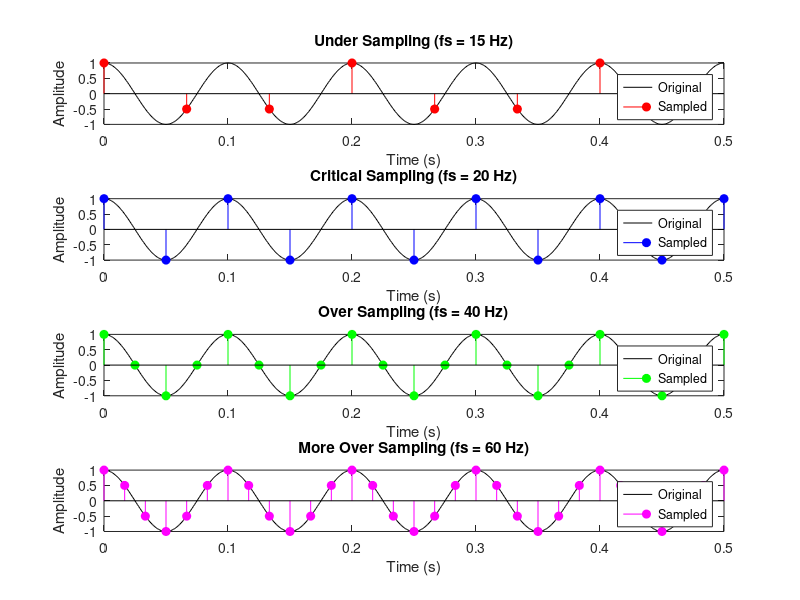

This figure's MATLAB source:
clc; clear; close all;

% Original signal parameters
fmax = 10;                  % Max frequency in signal
t = 0:0.001:0.5;            % Time vector
x = cos(2*pi*fmax*t);       % Original signal

% Case 1: Under Sampling (fs < 2*fmax)
fs1 = 15;                   % Sampling frequency
ts1 = 0:1/fs1:0.5;
x1 = cos(2*pi*fmax*ts1);

% Case 2: Nyquist Rate (fs = 2*fmax)
fs2 = 20;                   % Sampling frequency
ts2 = 0:1/fs2:0.5;
x2 = cos(2*pi*fmax*ts2);

% Case 3: Over Sampling (fs > 2*fmax)
fs3 = 40;                   % Sampling frequency
ts3 = 0:1/fs3:0.5;
x3 = cos(2*pi*fmax*ts3);

% Case 4: More Over Sampling (fs >> 2*fmax)
fs4 = 60;                   % Sampling frequency
ts4 = 0:1/fs4:0.5;
x4 = cos(2*pi*fmax*ts4);

% Plotting results
figure;
subplot(4,1,1);
plot(t,x,'k'); hold on;
stem(ts1,x1,'r','filled');
title('Under Sampling (fs = 15 Hz)');
xlabel('Time (s)'); ylabel('Amplitude');
legend('Original','Sampled');

subplot(4,1,2);
plot(t,x,'k'); hold on;
stem(ts2,x2,'b','filled');
title('Critical Sampling (fs = 20 Hz)');
xlabel('Time (s)'); ylabel('Amplitude');
legend('Original','Sampled');

subplot(4,1,3);
plot(t,x,'k'); hold on;
stem(ts3,x3,'g','filled');
title('Over Sampling (fs = 40 Hz)');
xlabel('Time (s)'); ylabel('Amplitude');
legend('Original','Sampled');

subplot(4,1,4);
plot(t,x,'k'); hold on;
stem(ts4,x4,'m','filled');
title('More Over Sampling (fs = 60 Hz)');
xlabel('Time (s)'); ylabel('Amplitude');
legend('Original','Sampled');
